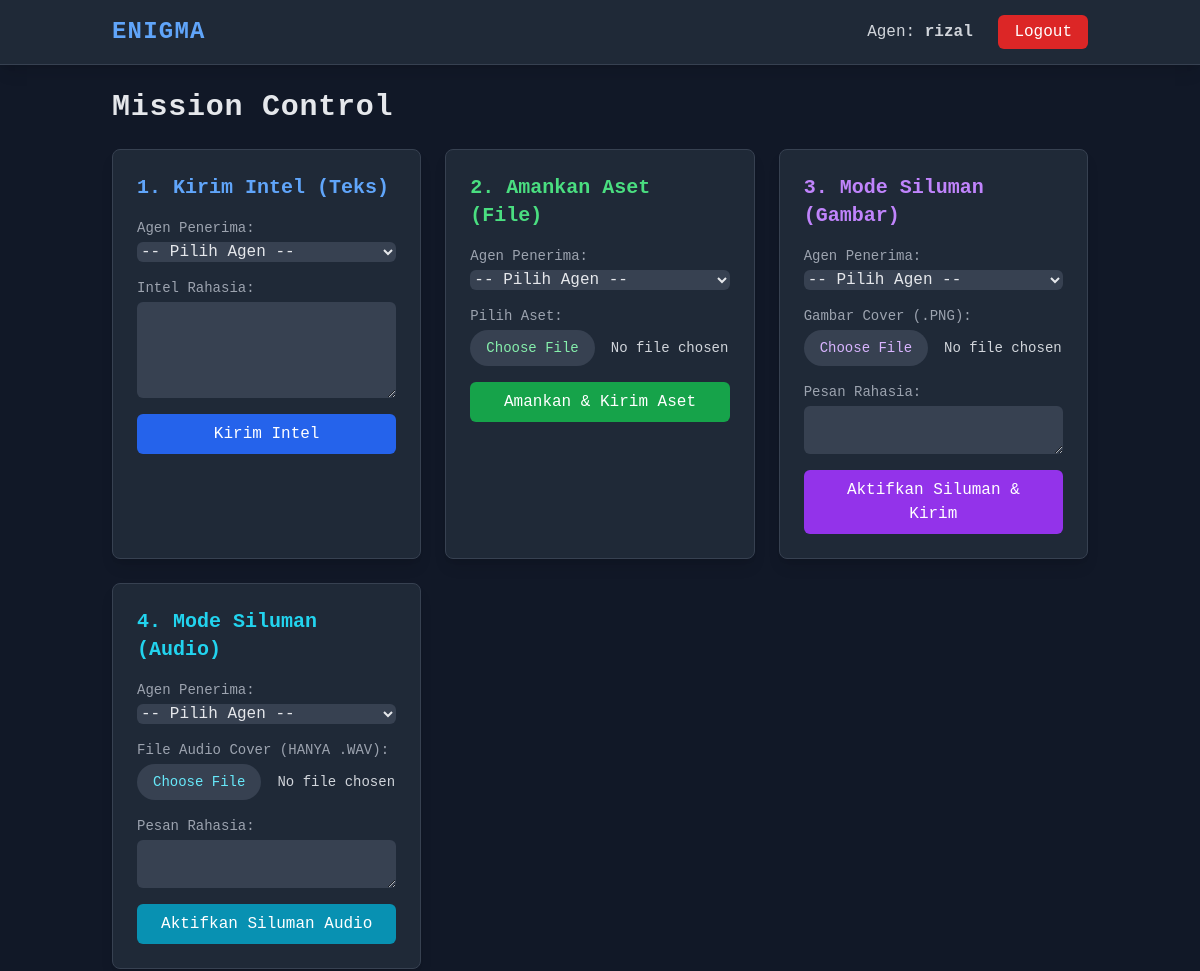
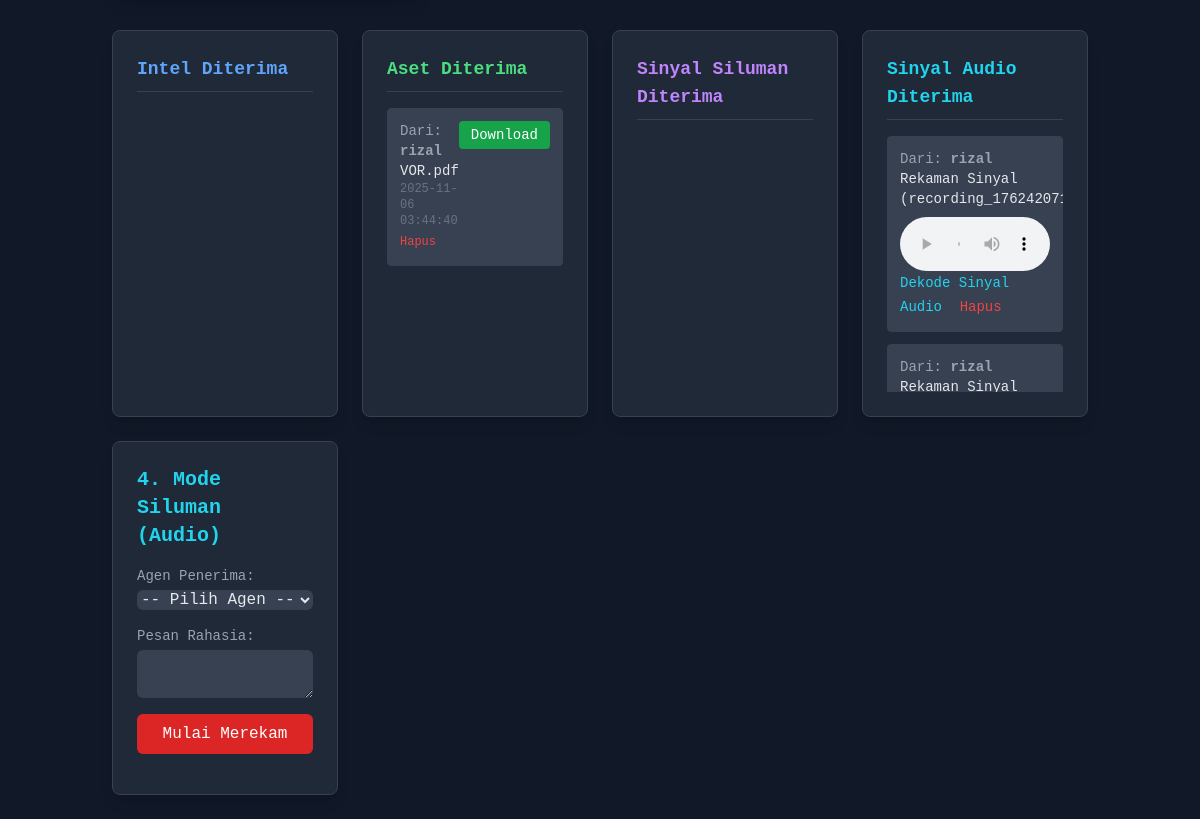
Screenshot of /views/dashboard.php (signed in) with the database file from the repository (2 pictures, top to bottom).
### tables this page shows
CREATE TABLE `secure_files` (
  `id` int(11) NOT NULL,
  `sender_id` int(11) NOT NULL,
  `receiver_id` int(11) NOT NULL,
  `original_file_name` varchar(255) NOT NULL,
  `encrypted_file_path` varchar(255) NOT NULL,
  `iv_hex` varchar(32) NOT NULL,
  `upload_at` timestamp NOT NULL DEFAULT current_timestamp()
);

CREATE TABLE `users` (
  `id` int(11) NOT NULL,
  `username` varchar(100) NOT NULL,
  `password_hash` varchar(255) NOT NULL,
  `salt` varchar(32) NOT NULL,
  `created_at` timestamp NOT NULL DEFAULT current_timestamp()
);

CREATE TABLE `stego_audio` (
  `id` int(11) NOT NULL,
  `sender_id` int(11) NOT NULL,
  `receiver_id` int(11) NOT NULL,
  `audio_name` varchar(255) NOT NULL,
  `audio_path` varchar(255) NOT NULL,
  `upload_at` timestamp NOT NULL DEFAULT current_timestamp()
);

### views/dashboard.php (the view, shortened to what this page needs)
<?php
include 'header.php';
require_once '../config/db.php';
$user_id = $_SESSION['user_id'];
$files = $db->prepare("SELECT f.*, u.username AS sender FROM secure_files f JOIN users u ON f.sender_id = u.id WHERE f.receiver_id = ? ORDER BY f.upload_at DESC");
$files->execute([$user_id]);
$audios = $db->prepare("SELECT a.*, u.username AS sender FROM stego_audio a JOIN users u ON a.sender_id = u.id WHERE a.receiver_id = ? ORDER BY a.upload_at DESC");
$audios->execute([$user_id]);
?>
<h1 class="text-3xl font-bold text-gray-200 mb-6 tracking-wide">Mission Control</h1>
<div class="grid grid-cols-1 md:grid-cols-3 gap-6">
    <div class="bg-gray-800 p-6 rounded-lg shadow-lg border border-gray-700">
        <h2 class="text-xl font-semibold mb-4 text-blue-400">1. Kirim Intel (Teks)</h2>
        <form action="../controllers/message_controller.php" method="POST">
            <div class="mb-4">
                <label for="receiver_id" class="block text-sm font-medium text-gray-400">Agen Penerima:</label>
                <select name="receiver_id" id="receiver_id" required class="mt-1 block w-full rounded-md bg-gray-700 border-gray-600 text-gray-200 focus:border-blue-500 focus:ring-blue-500">
                    <option value="">-- Pilih Agen --</option>
                </select>
            </div>
            <div class="mb-4">
                <label for="pesan_teks" class="block text-sm font-medium text-gray-400">Intel Rahasia:</label>
                <textarea name="pesan_teks" rows="4" required class="mt-1 block w-full rounded-md bg-gray-700 border-gray-600 text-gray-200 focus:border-blue-500 focus:ring-blue-500"></textarea>
            </div>
            <button type="submit" class="w-full bg-blue-600 text-white py-2 px-4 rounded-md hover:bg-blue-700">Kirim Intel</button>
        </form>
    </div>
    <div class="bg-gray-800 p-6 rounded-lg shadow-lg border border-gray-700">
        <h2 class="text-xl font-semibold mb-4 text-green-400">2. Amankan Aset (File)</h2>
        <form action="../controllers/file_controller.php" method="POST" enctype="multipart/form-data">
            <div class="mb-4">
                <label for="file_receiver_id" class="block text-sm font-medium text-gray-400">Agen Penerima:</label>
                <select name="receiver_id" id="file_receiver_id" required class="mt-1 block w-full rounded-md bg-gray-700 border-gray-600 text-gray-200 focus:border-blue-500 focus:ring-blue-500">
                    <option value="">-- Pilih Agen --</option>
                </select>
            </div>
            <div class="mb-4">
                <label for="file_aman" class="block text-sm font-medium text-gray-400">Pilih Aset:</label>
                <input type="file" name="file_aman" required class="mt-1 block w-full text-sm text-gray-300 file:mr-4 file:py-2 file:px-4 file:rounded-full file:border-0 file:bg-gray-700 file:text-green-300 hover:file:bg-gray-600">
            </div>
            <button type="submit" class="w-full bg-green-600 text-white py-2 px-4 rounded-md hover:bg-green-700">Amankan & Kirim Aset</button>
        </form>
    </div>
    <div class="bg-gray-800 p-6 rounded-lg shadow-lg border border-gray-700">
        <h2 class="text-xl font-semibold mb-4 text-purple-400">3. Mode Siluman (Gambar)</h2>
        <form action="../controllers/stego_controller.php" method="POST" enctype="multipart/form-data">
            <div class="mb-4">
                <label for="stego_receiver_id" class="block text-sm font-medium text-gray-400">Agen Penerima:</label>
                <select name="receiver_id" id="stego_receiver_id" required class="mt-1 block w-full rounded-md bg-gray-700 border-gray-600 text-gray-200 focus:border-blue-500 focus:ring-blue-500">
                    <option value="">-- Pilih Agen --</option>
                </select>
            </div>
            <div class="mb-4">
                <label for="cover_image" class="block text-sm font-medium text-gray-400">Gambar Cover (.PNG):</label>
                <input type="file" name="cover_image" required accept="image/png" class="mt-1 block w-full text-sm text-gray-300 file:mr-4 file:py-2 file:px-4 file:rounded-full file:border-0 file:bg-gray-700 file:text-purple-300 hover:file:bg-gray-600">
            </div>
            <div class="mb-4">
                <label for="stego_message" class="block text-sm font-medium text-gray-400">Pesan Rahasia:</label>
                <textarea name="stego_message" rows="2" required class="mt-1 block w-full rounded-md bg-gray-700 border-gray-600 text-gray-200 focus:border-blue-500 focus:ring-blue-500"></textarea>
            </div>
            <button type="submit" class="w-full bg-purple-600 text-white py-2 px-4 rounded-md hover:bg-purple-700">Aktifkan Siluman & Kirim</button>
        </form>
    </div>
</div>
<div class="grid grid-cols-1 md:grid-cols-3 gap-6 mt-6">
    <div class="md:col-span-1 bg-gray-800 p-6 rounded-lg shadow-lg border border-gray-700">
        <h2 class="text-xl font-semibold mb-4 text-cyan-400">4. Mode Siluman (Audio)</h2>
        <form action="../controllers/audio_stego_controller.php" method="POST" enctype="multipart/form-data">
            <div class="mb-4">
                <label for="receiver_id_audio" class="block text-sm font-medium text-gray-400">Agen Penerima:</label>
                <select name="receiver_id" id="receiver_id_audio" required class="mt-1 block w-full rounded-md bg-gray-700 border-gray-600 text-gray-200 focus:border-blue-500 focus:ring-blue-500">
                    <option value="">-- Pilih Agen --</option>
                </select>
            </div>
            <div class="mb-4">
                <label for="cover_audio" class="block text-sm font-medium text-gray-400">File Audio Cover (HANYA .WAV):</label>
                <input type="file" name="cover_audio" id="cover_audio" required accept="audio/wav,audio/x-wav" class="mt-1 block w-full text-sm text-gray-300 file:mr-4 file:py-2 file:px-4 file:rounded-full file:border-0 file:bg-gray-700 file:text-cyan-300 hover:file:bg-gray-600">
            </div>
            <div class="mb-4">
                <label for="stego_message_audio" class="block text-sm font-medium text-gray-400">Pesan Rahasia:</label>
                <textarea name="stego_message_audio" id="stego_message_audio" rows="2" required class="mt-1 block w-full rounded-md bg-gray-700 border-gray-600 text-gray-200 focus:border-blue-500 focus:ring-blue-500"></textarea>
            </div>
            <button type="submit" class="w-full bg-cyan-600 text-white py-2 px-4 rounded-md hover:bg-cyan-700">Aktifkan Siluman Audio</button>
        </form>
    </div>
    </div>
<div class="grid grid-cols-1 md:grid-cols-4 gap-6 mt-8">
    <div class="md:col-span-1 bg-gray-800 p-6 rounded-lg shadow-lg border border-gray-700">
        <h3 class="text-lg font-semibold mb-4 border-b border-gray-700 pb-2 text-blue-400">Intel Diterima</h3>
    </div>
    <div class="md:col-span-1 bg-gray-800 p-6 rounded-lg shadow-lg border border-gray-700">
        <h3 class="text-lg font-semibold mb-4 border-b border-gray-700 pb-2 text-green-400">Aset Diterima</h3>
        <div class="space-y-3 max-h-64 overflow-y-auto">
            <?php foreach ($files->fetchAll(\PDO::FETCH_ASSOC) as $file): ?>
                <div class="border border-gray-700 p-3 rounded bg-gray-700">
                    <div class="flex justify-between items-start">
                        <div>
                            <p class="text-sm text-gray-400">Dari: <b><?php echo htmlspecialchars($file['sender']); ?></b></p>
                            <p class="text-sm font-medium text-gray-200"><?php echo htmlspecialchars($file['original_file_name']); ?></p>
                            <p class="text-xs text-gray-500"><?php echo $file['upload_at']; ?></p>
                            <a href="../controllers/delete_item.php?type=file&id=<?php echo $file['id']; ?>"
                               class="text-red-500 hover:underline text-xs"
                               onclick="return confirm('Hapus aset ini? (File fisik juga akan dihapus)');">Hapus</a>
                        </div>
                        <a href="download_file.php?id=<?php echo $file['id']; ?>" class="bg-green-600 text-white px-3 py-1 rounded text-sm hover:bg-green-700 flex-shrink-0">Download</a>
                    </div>
                </div>
            <?php endforeach; ?>
        </div>
    </div>
    <div class="md:col-span-1 bg-gray-800 p-6 rounded-lg shadow-lg border border-gray-700">
        <h3 class="text-lg font-semibold mb-4 border-b border-gray-700 pb-2 text-purple-400">Sinyal Siluman Diterima</h3>
    </div>
    <div class="md:col-span-1 bg-gray-800 p-6 rounded-lg shadow-lg border border-gray-700">
        <h3 class="text-lg font-semibold mb-4 border-b border-gray-700 pb-2 text-cyan-400">Sinyal Audio Diterima</h3>
        <div class="space-y-3 max-h-64 overflow-y-auto">
             <?php foreach ($audios->fetchAll(\PDO::FETCH_ASSOC) as $audio): ?>
                <div class="border border-gray-700 p-3 rounded bg-gray-700">
                    <p class="text-sm text-gray-400">Dari: <b><?php echo htmlspecialchars($audio['sender']); ?></b></p>
                    <p class="text-sm font-medium text-gray-200"><?php echo htmlspecialchars($audio['audio_name']); ?></p>
                    <audio controls class="w-full mt-2">
                        <source src="<?php echo $audio['audio_path']; ?>" type="audio/wav">
                    </audio>
                    <a href="read_audio.php?id=<?php echo $audio['id']; ?>" class="text-cyan-400 hover:underline text-sm">Dekode Sinyal Audio</a>
                    <a href="../controllers/delete_item.php?type=audio&id=<?php echo $audio['id']; ?>"
                       class="text-red-500 hover:underline text-sm ml-2"
                       onclick="return confirm('Hapus sinyal audio ini?');">Hapus</a>
                </div>
            <?php endforeach; ?>
        </div>
    </div>
    <div class="md:col-span-1 bg-gray-800 p-6 rounded-lg shadow-lg border border-gray-700">
    <h2 class="text-xl font-semibold mb-4 text-cyan-400">4. Mode Siluman (Audio)</h2>
    <form id="form-audio-record" action="../controllers/audio_record_controller.php" method="POST" enctype="multipart/form-data">
        <div class="mb-4">
            <label for="receiver_id_audio" class="block text-sm font-medium text-gray-400">Agen Penerima:</label>
            <select name="receiver_id" id="receiver_id_audio" required class="mt-1 block w-full rounded-md bg-gray-700 border-gray-600 text-gray-200 focus:border-blue-500 focus:ring-blue-500">
                <option value="">-- Pilih Agen --</option>
            </select>
        </div>
        <div class="mb-4">
            <label for="stego_message_audio" class="block text-sm font-medium text-gray-400">Pesan Rahasia:</label>
            <textarea name="stego_message_audio" id="stego_message_audio" rows="2" required class="mt-1 block w-full rounded-md bg-gray-700 border-gray-600 text-gray-200 focus:border-blue-500 focus:ring-blue-500"></textarea>
        </div>
        <div class="mb-4">
            <button type="button" id="btn-start-record" class="w-full bg-red-600 text-white py-2 px-4 rounded-md hover:bg-red-700">Mulai Merekam</button>
        </div>
    </form>
</div>
</div>

### views/header.php (shortened to what this page needs)
<!DOCTYPE html>
<html lang="id">
<head>
    <script src="https://cdn.tailwindcss.com"></script>
</head>
<body class="bg-gray-900 text-gray-200 font-mono">
    <nav class="bg-gray-800 border-b border-gray-700 shadow-lg">
        <div class="container mx-auto px-6 py-4 flex justify-between items-center">
            <h1 class="text-2xl font-bold text-blue-400 tracking-wider">ENIGMA</h1>
            <div>
                <?php if (isset($_SESSION['user_id'])): ?>
                    <span class="text-gray-300 mr-4">Agen: <b><?php echo htmlspecialchars($_SESSION['username']); ?></b></span>
                    <a href="/skap-pemerintah/controllers/logout.php" class="bg-red-600 text-white px-4 py-2 rounded-md hover:bg-red-700 transition-colors">Logout</a>
                <?php else: ?>
                    <a href="/skap-pemerintah/index.php" class="text-gray-300 hover:text-blue-400 mr-4">Login</a>
                    <a href="/skap-pemerintah/register.php" class="bg-blue-600 text-white px-4 py-2 rounded-md hover:bg-blue-700 transition-colors">Registrasi</a>
                <?php endif; ?>
            </div>
        </div>
    </nav>
    <main class="container mx-auto p-6">

### rows the page displays
secure_files: sender.username "rizal", original_file_name "VOR.pdf", upload_at "2025-11-06 03:44:40"
stego_audio: sender.username "rizal", audio_name "Rekaman Sinyal…"
stego_audio: sender.username "rizal", audio_name "Rekaman Sinyal…"

### other values shown
$_SESSION['username'] "rizal"
